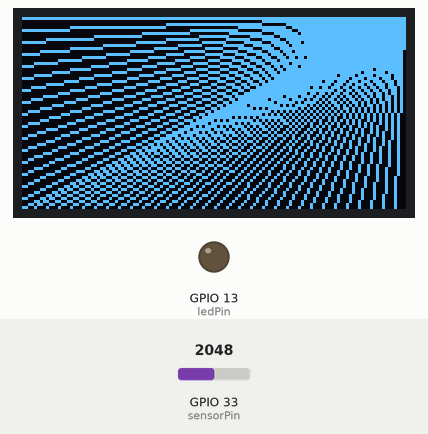
Bench run of a sketch on a simulated ESP32. On the bench: 128×64 one-colour display, output pins drawn as LEDs (lit = HIGH). Dashed ring = blinking. The test bench sets the inputs (shaded band); at power-on: GPIO 33 (sensorPin) = 2048. Storage starts empty; what the sketch prints to the serial monitor is not drawn.

Above: at 5.4 s.
At 7.1 s:
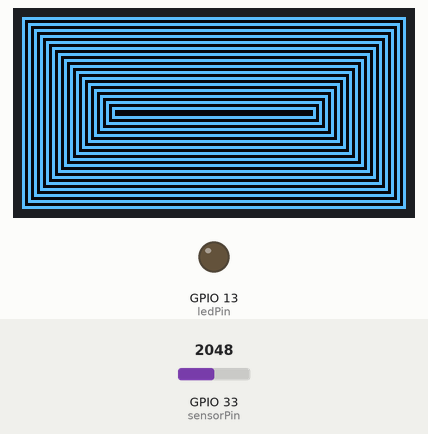
At 20.55 s:
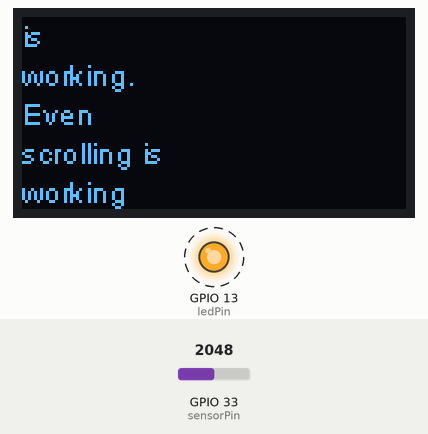
20.6 s: GPIO 33 (sensorPin) set to 2866
24.2 s: GPIO 33 (sensorPin) set to 3603
Timing chart, 0 to 33.6 s (numbered marks = the images above; inputs shaded):
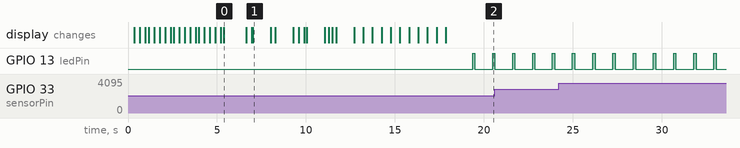

The sketch:

SDRW_OLED_Light_Box2.ino
```cpp
//Alba Elektronica @ 2020

//  SD card read/write + OLED + Photosensitive sensor on an Arduino Uno board

//  This example shows how to read from the SD card file on OLED / write on the SD card the data from a sensor

//  The circuit:
//   --> SD module attached to SPI bus as follows:

// ** GND - GND
// ** VCC - +5V
// ** MOSI - pin 11
// ** MISO - pin 12
// ** CLK - pin 13
// ** CS - pin 4 (for MKRZero SD: SDCARD_SS_PIN)

//  --> Initialize the OLED display

// ** GND - GND
// ** VCC - +3.3V
// ** D3 -> SDA
// ** D5 -> SCL

//  --> Initialize the KY sensor

//** S - A5
//** + - +5V
//** - - GND

#include <SPI.h>
#include <SD.h>

#include <Wire.h>  // Only needed for Arduino 1.6.5 and earlier
#include "SSD1306Wire.h" // legacy include: `#include "SSD1306.h"`

//////////////////////////////
// Initialize the OLED display using Wire library
SSD1306Wire  display(0x3c, D3, D5);

// Adapted from Adafruit_SSD1306
void drawLines() {
  for (int16_t i=0; i<display.getWidth(); i+=4) {
    display.drawLine(0, 0, i, display.getHeight()-1);
    display.display();
    delay(10);
  }
  for (int16_t i=0; i<display.getHeight(); i+=4) {
    display.drawLine(0, 0, display.getWidth()-1, i);
    display.display();
    delay(10);
  }
  delay(250);

  display.clear();
  for (int16_t i=0; i<display.getWidth(); i+=4) {
    display.drawLine(0, display.getHeight()-1, i, 0);
    display.display();
    delay(10);
  }
  for (int16_t i=display.getHeight()-1; i>=0; i-=4) {
    display.drawLine(0, display.getHeight()-1, display.getWidth()-1, i);
    display.display();
    delay(10);
  }
  delay(250);

  display.clear();
  for (int16_t i=display.getWidth()-1; i>=0; i-=4) {
    display.drawLine(display.getWidth()-1, display.getHeight()-1, i, 0);
    display.display();
    delay(10);
  }
  for (int16_t i=display.getHeight()-1; i>=0; i-=4) {
    display.drawLine(display.getWidth()-1, display.getHeight()-1, 0, i);
    display.display();
    delay(10);
  }
  delay(250);
  display.clear();
  for (int16_t i=0; i<display.getHeight(); i+=4) {
    display.drawLine(display.getWidth()-1, 0, 0, i);
    display.display();
    delay(10);
  }
  for (int16_t i=0; i<display.getWidth(); i+=4) {
    display.drawLine(display.getWidth()-1, 0, i, display.getHeight()-1);
    display.display();
    delay(10);
  }
  delay(250);
}

// Adapted from Adafruit_SSD1306
void drawRect(void) {
  for (int16_t i=0; i<display.getHeight()/2; i+=2) {
    display.drawRect(i, i, display.getWidth()-2*i, display.getHeight()-2*i);
    display.display();
    delay(10);
  }
}

// Adapted from Adafruit_SSD1306
void fillRect(void) {
  uint8_t color = 1;
  for (int16_t i=0; i<display.getHeight()/2; i+=3) {
    display.setColor((color % 2 == 0) ? BLACK : WHITE); // alternate colors
    display.fillRect(i, i, display.getWidth() - i*2, display.getHeight() - i*2);
    display.display();
    delay(10);
    color++;
  }
  // Reset back to WHITE
  display.setColor(WHITE);
}

// Adapted from Adafruit_SSD1306
void drawCircle(void) {
  for (int16_t i=0; i<display.getHeight(); i+=2) {
    display.drawCircle(display.getWidth()/2, display.getHeight()/2, i);
    display.display();
    delay(10);
  }
  delay(1000);
  display.clear();

  // This will draw the part of the circel in quadrant 1
  // Quadrants are numberd like this:
  //   0010 | 0001
  //  ------|-----
  //   0100 | 1000
  //
  display.drawCircleQuads(display.getWidth()/2, display.getHeight()/2, display.getHeight()/4, 0b00000001);
  display.display();
  delay(200);
  display.drawCircleQuads(display.getWidth()/2, display.getHeight()/2, display.getHeight()/4, 0b00000011);
  display.display();
  delay(200);
  display.drawCircleQuads(display.getWidth()/2, display.getHeight()/2, display.getHeight()/4, 0b00000111);
  display.display();
  delay(200);
  display.drawCircleQuads(display.getWidth()/2, display.getHeight()/2, display.getHeight()/4, 0b00001111);
  display.display();
}

void printBuffer(void) {
  // Initialize the log buffer
  // allocate memory to store 8 lines of text and 30 chars per line.
  display.setLogBuffer(5, 30);

  // Some test data
  const char* test[] = {
      "Hello",
      "World" ,
      "----",
      "Show off",
      "how",
      "the log buffer",
      "is",
      "working.",
      "Even",
      "scrolling is",
      "working"
  };

  for (uint8_t i = 0; i < 11; i++) {
    display.clear();
    // Print to the screen
    display.println(test[i]);
    // Draw it to the internal screen buffer
    display.drawLogBuffer(0, 0);
    // Display it on the screen
    display.display();
    delay(500);
  }
}

void setup_OLED() {
  display.init();

  // display.flipScreenVertically();

  display.setContrast(255);

  drawLines();
  delay(1000);
  display.clear();

  drawRect();
  delay(1000);
  display.clear();

  fillRect();
  delay(1000);
  display.clear();

  drawCircle();
  delay(1000);
  display.clear();

  printBuffer();
  delay(1000);
  display.clear();
}

/////////////////////
// Initialize mini TF
File myFile;

void setup_MiniTF() {
  // Open serial communications and wait for port to open:
  Serial.begin(9600);
  while (!Serial) {
    ; // wait for serial port to connect. Needed for native USB port only
  }

  Serial.print("Initializing SD card...");

  if (!SD.begin(4)) {
    Serial.println("initialization failed!");
    while (1);
  }
  Serial.println("initialization done.");
}

/////////////////
//Initialize KY sensor
int sensorPin = A5;    // select the input pin for the potentiometer
int ledPin = 13;      // select the pin for the LED
int sensorValue = 0;  // variable to store the value coming from the sensor

void setup_KY(){
  // declare the ledPin as an OUTPUT:
  pinMode(ledPin, OUTPUT);
}

void setup(){
  setup_OLED();
  setup_MiniTF();
  setup_KY();
}

void loop() {
  // read and write data periodically on both screen and Micro SD

  // read the value from the sensor:
  sensorValue = analogRead(sensorPin);
   // turn the ledPin on
  digitalWrite(ledPin, HIGH);

  //write the value on the screen
  display.println("Sensor =" + sensorValue);
  // extra information may be added here
  display.println("");

  // open the file. note that only one file can be open at a time,
  // so you have to close this one before opening another.
  myFile = SD.open("test.txt", FILE_WRITE);

  // if the file opened okay, write to it:
  if (myFile) {
    Serial.print("Writing to test.txt...");
    myFile.println("Sensor =" + sensorValue);

    // close the file:
    myFile.close();
    Serial.println("done.");
  } else {
    // if the file didn't open, print an error:
    Serial.println("error opening test.txt");
  }

  // re-open the file for reading:
  myFile = SD.open("test.txt");
  if (myFile) {
    Serial.println("test.txt:");

    // read from the file until there's nothing else in it:
    while (myFile.available()) {
      Serial.write(myFile.read());
    }
    // close the file:
    myFile.close();
  } else {
    // if the file didn't open, print an error:
    Serial.println("error opening test.txt");
  }

  // stop the program for 100 milliseconds:
  delay(100);
  // turn the ledPin off:
  digitalWrite(ledPin, LOW);
  // stop the program for 1000 milliseconds before the next read
  delay(1000);

}
```

Measured:
- by itself, GPIO 13 (ledPin): alternates HIGH for 0.14 s and LOW for 1.0 s
- what the display in image 0 shows lasts 1.2 s, from 5.4 s to 6.6 s
- what the display in image 1 shows lasts 1.0 s, from 7.0 s to 8.0 s
